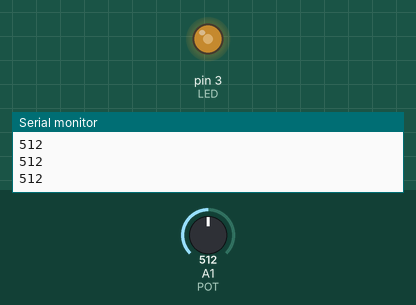
A sketch run on a simulated Arduino Uno, built with avr-gcc and run on an emulated ATmega328P. Parts: output pins drawn as LEDs (lit = HIGH), the last lines printed to the serial monitor. The test bench sets the inputs (shaded band); at power-on: A1 (POT) = 512.

Above: at 1.2 s.
1.3 s: A1 (POT) set to 716
At 1.6 s:
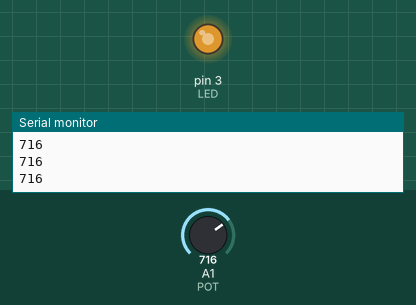
2.8 s: A1 (POT) set to 900
At 4.0 s:
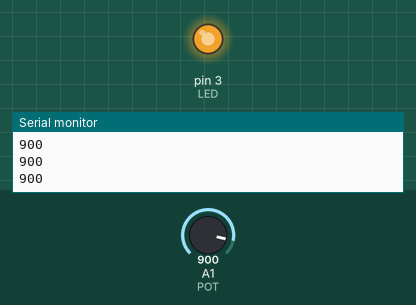
4.3 s: A1 (POT) set to 122
At 5.1 s:
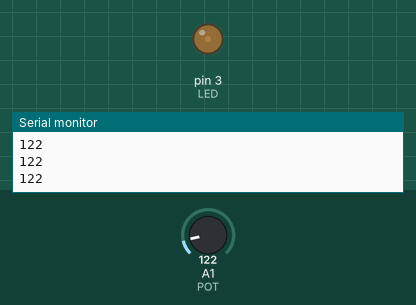
5.8 s: A1 (POT) set to 0
At 6.3 s:
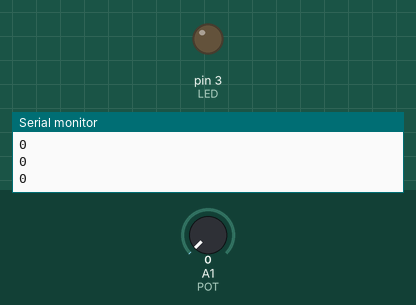
7.3 s: A1 (POT) set to 511
At 8.6 s:
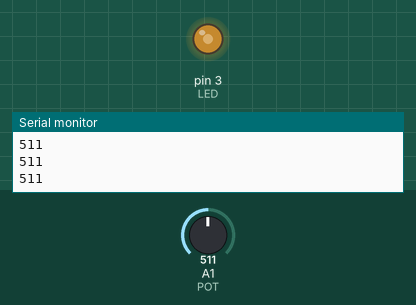
Timing chart, 0 to 9.8 s (numbered marks = the images above; inputs shaded):
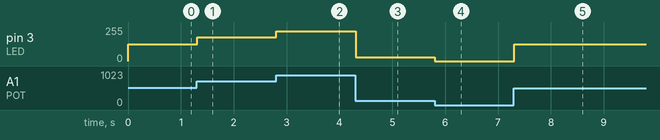

The sketch:

PWM-LED.ino
```cpp
int LED = 3;
int POT = A1;
int valorPot = 0;
int BRILLO = 0;

void setup() {
  pinMode(LED, OUTPUT);
  Serial.begin(9600);
}

void loop() {
  valorPot = analogRead(POT);
  Serial.println(valorPot);
  BRILLO = map(valorPot, 0, 1023, 0, 255);
  analogWrite(LED, BRILLO);
}
```

Measured:
- after the input at 1.3 s, pin 3 (LED): 127/255 → 178/255 at once
- after the input at 2.8 s, pin 3 (LED): 178/255 → 224/255 at once
- after the input at 4.3 s, pin 3 (LED): 224/255 → 30/255 at once
- after the input at 5.8 s, pin 3 (LED): 30/255 → 0/255 at once
- after the input at 7.3 s, pin 3 (LED): 0/255 → 127/255 at once
